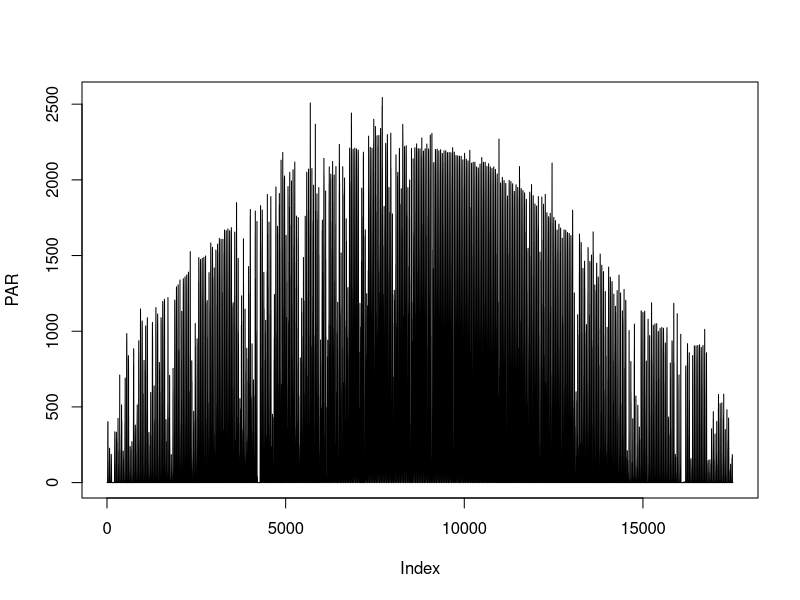
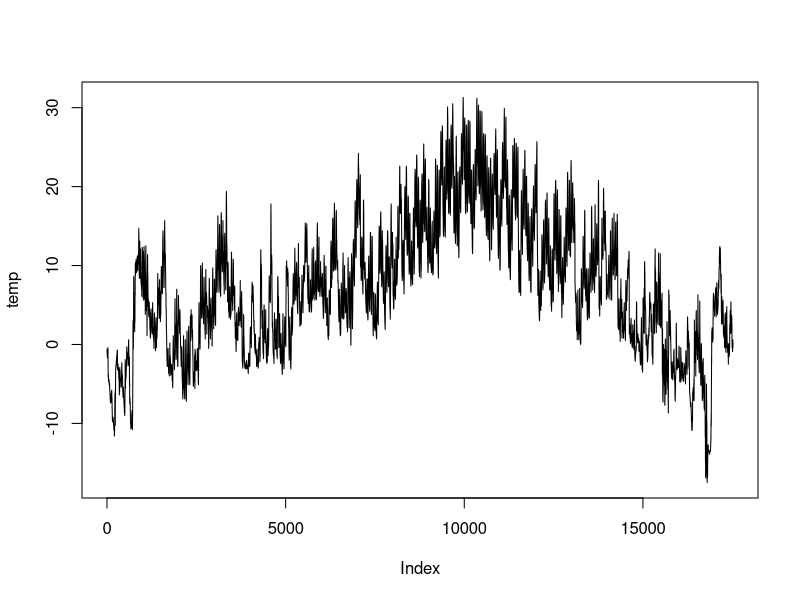
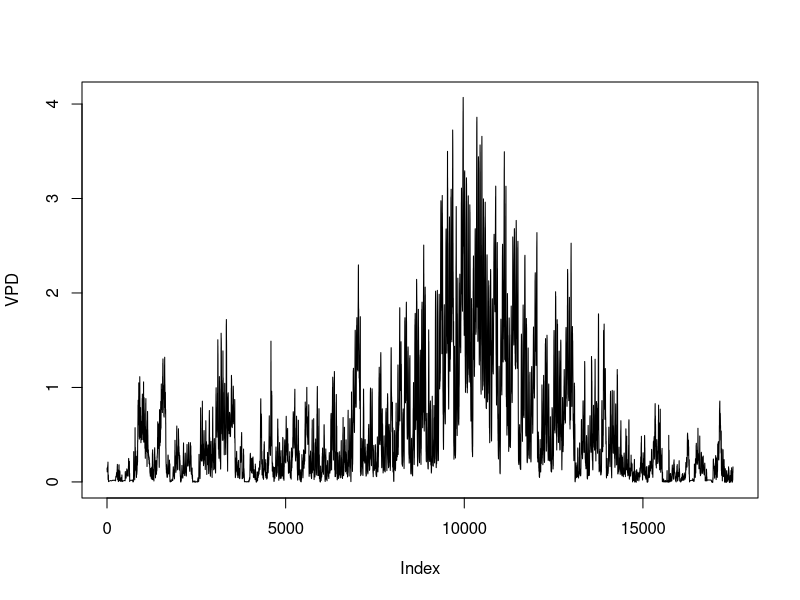
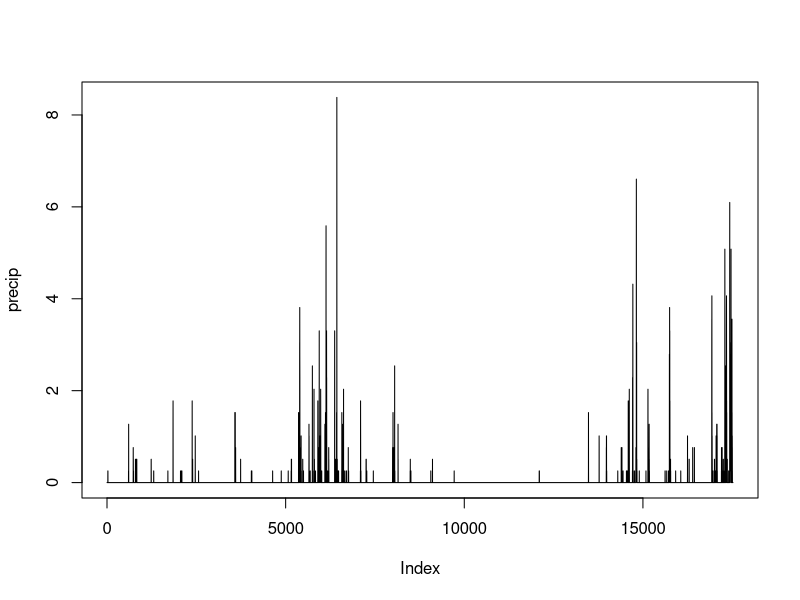

The R source for these figures, in order:
# Original implementation of SEM by Dietz and Matthes see 
# https://raw.githubusercontent.com/mdietze/PestED/master/PestEcosysDemo.R


## convert umol/m2/sec -> Mg/ha/sec
k = 1e-6*12*1e-6*10000 #mol/umol*gC/mol*Mg/g*m2/ha
ktree = 1e-6*12*1e-3   #mol/umol*gC/mol*kg/g -> kg/m2/sec
kH2O = 1e-6*18*10^-6 #mol/umol*gH2O/mol*m/g
P = 101.325 ## average atm pressure (kPa)

##' Simple Ecosystem Model
##' @param X = [leaf,wood,root,storage,som,SoilWater,stem density]
##' @param params
##' @param timestep is in seconds, defaults to 30 min
##' @param inputs: PAR, temp, VPD
##' @param pest [phloem, xylem, leaf, root, stem]
##' @author Michael C, Dietze <dietze@bu.edu>
##' @return X 
SEM <- function(X,params,inputs,pest=c(0,0,0,1,0),timestep=1800){ 
  ## pest impacts:
  ## phloem feaders: % tax flux of carbon out of (GPP-Rl) and into Bstore
  ## xylem disrupters (bark beetle, canker, wilt, girdling): % decrease water supply 
  ## defoliators: % foliage removed
  ## root rot: factor accelleration of root turnover
  ## stem rot: increase in background mortality
  
  ### Hydrology ###
  
  ## evaporation (patch)
  EVAP = min(X[6]/timestep, 1.15*params$gevap*(0.622*inputs$VPD/P)/1000)  ##Bonan Eqn 13.10: rate = m/s
  ## 1.15 kg/m3 = rho = density of air
  ## 1000 at end converts kg/m2/s to m/s
  ##**** CHECK UNITS (want m/s)
  X[6] = X[6] + inputs$precip/1000 - EVAP*timestep
  
  ## plant available water (trapazoidal response) (patch)
  paw = ifelse(X[6]>params$Wthresh,X[6]-0.5*params$Wthresh,
               0.5*X[6]*X[6]/params$Wthresh)
  supply = (1-pest[2])*params$Kroot*X[3]*paw*X[7] ## potential rate of water uptake, umol/m2Ground/s
  
  ### turnover (tree)  ###
  leafLitter = X[1]*min(1,params$leafLitter+pest[3])
  CWD        = X[2]*params$CWD
  rootLitter = X[3]*pest[4]*params$rootLitter
  X[1] = X[1] - leafLitter
  X[2] = X[2] - CWD
  X[3] = X[3] - rootLitter
  
  
  ## Leaf Respiration (m2 leaf)
  Rleaf = arrhenius(params$Rleaf,inputs$temp)   # umol/m2/sec
  
  ## LAI & Canopy Optics (patch)
  LAI = X[1]*params$SLA*(X[7]/10000)  ## m2/m2
  PARmid = (1-0.5* exp(-0.5*LAI))*inputs$PAR  ## estimate mid-canopy PAR,  umol/m2/sec
  
  ## photosynthesis & Transpiration (plot)
  Ags = c(0,0)
  if(inputs$PAR>1e-20){
    Ags = solve.FVcB(arrhenius(params$Vcmax,inputs$temp),
                     arrhenius(params$Jmax,inputs$temp),
                     Rleaf,
                     42.75*exp(37830*(inputs$temp+273.15 - 298)/(298*R*(inputs$temp+273.15))), ## Gamma star
                     params$alpha, ## quantum yield
                     params$m,     ## stomatal slope
                     params$g0,    ## cuticular conductance
                     inputs$VPD,
                     PARmid)
    print("Ags")
    print(Ags)
    demand = max(Ags[2]*0.622*inputs$VPD/P*LAI*1e6,1e-10)     ## transpiration without water limitation, umol/m2/s
    fopen = max(0,min(1,supply/demand))
    GPP = (Ags[1]+Rleaf)*fopen*LAI               # umol/m2/sec
    TRANSP = demand*fopen                        # umol/m2/sec
    X[6] = X[6] - TRANSP*timestep*kH2O
  } else {
    fopen = GPP = TRANSP = 0
  }
  
  ### allocation rules:
  #  1 - carbon is only available once it's in the phloem
  #  2 - maintainence respiration
  #  3 - minimum storage: maintain enough C for n days of Rm
  #  4 - minimum leaf & root
  #      roots:leaves constant (such that for climatic mean Waterbalance, maintain E[supply/demand]~1)
  #      but if stressed, allowed to loose leaves
  #  5 - storage: maintain a proportion of potential Bleaf
  #  6 - allometric maximum leaf & root
  #  7 - stem growth
  
  ###### respiration & allocation ########
  
  ## maintainence respiration (priority #2) (umol/s/tree)
  GPP = GPP*10000/X[7]
  Rleaf = Rleaf*LAI*10000/X[7]
  Rstem = X[2]*arrhenius(params$Rstem,inputs$temp)
  Rroot = X[3]*arrhenius(params$Rroot,inputs$temp)
  Rg = 0  ## growth respiration: kg per plant per timestep
  
  ## update storage for priorities 1 & 2 (kg/tree) 
  X[4] = X[4] + ((1-pest[1])*(GPP - Rleaf) - Rstem - Rroot)*ktree*timestep
  
  ## calculate allometric potentials
  DBH = (X[2]/params$allomB0)^(1/params$allomB1)  ## infer DBH from woody biomas
  Lmax = params$allomL0*DBH^params$allomL1        ## set maximum leaf biomass from DBH
  Lmin = params$Lmin*Lmax                         ## set minimum leaf and root biomass as a fraction of maximum
  Rmin = Lmin*params$q
  Smin = (Rleaf*LAI*10000/X[7]+Rstem+Rroot)*ktree*86400*params$StoreMinDay  ## set minimum storage based on the number of days the plant could survive
  Smax = params$Smax*Lmax                         ## Set maximum storage biomas as a multiplier to maximum leaf biomass (similar to Fisher et al 2010)
  
  ## priority 3: only allocate if store above minimum  
  if(X[4] > Smin){
    
    leafGrowMax = Lmax*params$Kleaf*2^(inputs$temp/10)  #thermal limit to growth
    
    ## priority #4 mimimum leaf and root
    if(X[1] < Lmin){
      leafAlloc = max(min(Lmin - X[1],(X[4]-Smin)/(1+params$Rg),leafGrowMax),0)  #demand,supply
      X[1] = X[1] + leafAlloc
      X[4] = X[4] - leafAlloc*(1+params$Rg)
      Rg   = Rg   + leafAlloc*params$Rg
    }
    if(X[3] < Rmin){
      rootAlloc = max(min(Lmin - X[1],(X[4]-Smin)/(1+params$Rg)),0)
      X[3] = X[3] + rootAlloc
      X[4] = X[4] - rootAlloc*(1+params$Rg)
      Rg   = Rg   + rootAlloc*params$Rg
    }
    
    ## priority #5, maximum storage
    if(X[4] > Smax){
      
      ## priority #6: Leaf and stem growth
      if(X[1] < Lmax | X[3] < Lmax*params$q){
        leafDemand = Lmax - X[1]
        rootDemand = Lmax*params$q - X[3]
        storeSupply = (X[4]-Smax)/(1+params$Rg)
        falloc = min(1,max(0,storeSupply/(leafDemand+rootDemand)))
        leafAlloc = leafDemand*falloc
        rootAlloc = rootDemand*falloc
        X[1] = X[1] + leafAlloc
        X[3] = X[3] + rootAlloc
        X[4] = X[4] - (leafAlloc+rootAlloc)*(1+params$Rg)
        Rg = Rg + (leafAlloc+rootAlloc)*params$Rg
      }
      
      ## priority #7: Growth & reproduction
      if(X[4] > Smax){
        growAlloc  = (X[4]-Smax)/(1+params$Rg)
        reproAlloc = growAlloc*params$Rfrac
        stemAlloc = growAlloc-reproAlloc
        X[2] = X[2] + stemAlloc
        X[4] = X[4] - growAlloc*(1+params$Rg)
        X[5] = X[5] + reproAlloc*params$SeedlingMort  ## bulk of reproductive allocation dies
        X[7] = X[7] + reproAlloc*(1-params$SeedlingMort)*X[7]/sum(X[1:4]) ## naive reproduction (new trees enter as adults)
        Rg = Rg + growAlloc*params$Rg
      }
      
    }  ## end Store > Smax
    
  } ## end Store > Smin
  
  ## mortality
  if(X[4] <= params$NSCthreshold*Smax){
    X[7] = 0
  } else {
    mortRate = (pest[5]+params$mort1*exp(-params$mort2*X[4]/Smax))*timestep/86400/365
    X[5] = X[5] + X[7]*mortRate*sum(X[1:4])/1000 ## dead trees go to SOM  
    X[7] = X[7]*(1-mortRate)  ## reduce density but not per-tree pools
  }
  
  ## soil respiration
  Rh = min(params$Rbasal*X[5]*params$Q10^(inputs$temp/10),X[5]/(k*timestep)) ## min ensures SOM never goes negative
  X[5] = X[5] - Rh*k*timestep
  
  return(c(X,GPP,fopen,Rleaf,Rstem+Rroot,Rg/ktree/timestep))
  #  return(data.frame(X1=Xnew[,1],X2=Xnew[,2],X3=Xnew[,3],LAI,NEP=GPP-alloc[,1]-Rh,GPP,
  #                    Ra=alloc[,1],NPPw=alloc[,2],NPPl=alloc[,3],Rh,litter,CWD))
}

## Farquhar-Ball Berry Optimization Functions
farquhar = function(Ci,Fparams,I){
  a = 0.9 ## curvature parameter
  b = -(Fparams[5]*I+Fparams[2])
  c = Fparams[5]*I*Fparams[2]
  J = (-b-sqrt(b^2-4*a*c))/(2*a)
  aJ <- J*(Ci-Fparams[4])/(4*Ci+8*Fparams[4])    ## electron transport limited without covariates
  aC <- Fparams[1]*(Ci-Fparams[4])/(Ci+Km)  
  min(aJ,aC) - Fparams[3]
}

ballberry = function(input,BBparams,Fparams,obs){
  ## is actually the Medlyn et al 2011 model
  Ci <- obs[1] - 1.6*input[1]/input[2]
  e1 <- (farquhar(Ci,Fparams,obs[3]) - input[1])
  #  e2 <- (BBparams[1] + (1+BBparams[2]/sqrt(obs[2]))*input[1]/obs[1] - input[2])*100
  e2 <- (BBparams[1] + BBparams[2]*input[1]/((obs[1]-Fparams[4])*(1+obs[2])) - input[2])*100  
  return(e1^2 + e2^2)
}

solve.FVcB = function(Vcmax, Jmax, Rleaf, Gstar, alpha, m, g0, VPD, PAR){
  Ca = 400
  #print("--solve.FVcB--")
  out <- optim(c(15, 0.1),			# solve simultaneously for An.pred and gs.pred
               ballberry,
               BBparams = c(g0,m),	        # Ballberry params                                                                                                                                                                                                                                                                                                            
               Fparams = c(Vcmax,Jmax,Rleaf,Gstar,alpha),	# Farquhar params
               obs = c(Ca, VPD, PAR))  			# data
  # print("out: ")
  # print(out)
  if(out$par[2]>=0){
    return(out$par)
  } else { return(c(0,0))}
}

arrhenius <- function(observed.value, new.temp, old.temp = 25){
  return(observed.value / exp (3000 * ( 1 / (273.15 + new.temp) - 1 / (273.15 + old.temp))))
}

### paramters
Gstar<- 0.5
alpha <- 0.3
timestep = 1800 #seconds
params = list()
## hydrology
params$gevap = 0.005  ## m2/s (Bonan p 201) [was 0.01, tuned]
params$Wthresh = 1
params$Kroot = 0.2  # umolH20*ha/(m3*kgRoot*s) -> uptake per kg root per m available water
## photosynthesis
R = 8.3144621 ## ideal gas constant in J/K/mol
Tleaf = 298
Kc = 404.9*exp(79430*(Tleaf - 298)/(298*R*Tleaf))
Ko = 278.4*exp(36380*(Tleaf - 298)/(298*R*Tleaf))
Km = Kc*(1+210/Ko)
params$SLA = 10
params$alpha = 0.8
params$Vcmax = 18
params$Jmax  = params$Vcmax*1.67
Rleaf <- 1
params$m     = 4
params$g0    = 0
##allometry
params$allomB0 = exp(-2.5355)/0.8  ## Jenkins 2004, Pine, adj for BGB
params$allomB1 = 2.4349
params$allomL0 = exp(-2.907)  ##Jenkins full database softwoods, Table 3
params$allomL1 = 1.674
## plant respiration
params$Rleaf = 0.04*params$Vcmax
params$Rroot = 1.2
params$Rstem = 0.05
params$Rg    = 0.33
## soil respiration
params$Q10 = 2
params$Rbasal = 0.2/(params$Q10^2.5) #umol/m2/sec per Mg/ha of SOM
## turnover
params$leafLitter = 0.33/365/86400*timestep
params$CWD = 0.0001/365/86400*timestep
params$rootLitter = 1.0/365/86400*timestep
## mortality
params$mort1 = 1
params$mort2 = 5
params$NSCthreshold = 0.01
## NSC Allocation
params$Lmin = 0.75
params$q    = 1
params$StoreMinDay = 2
params$Smax = 1
params$Rfrac = 0.2
params$SeedlingMort = 0.99
params$Kleaf = (1/21/48)/2^2.5  ## assumes it takes 21 days to regrow at 25C

## initialize state variables
DBH = 10
X = rep(1,7)
X[1] = X[3] = X[4] = params$allomL0*DBH^params$allomL1 
X[2] = params$allomB0*DBH^params$allomB1 
X[5] = 10
X[7] = 700


if(!exists('inputs')){
  library(ncdf4)
  met = nc_open("data-raw/met_data.nc")
  PAR = ncvar_get(met,"PAR")
  for(i in which(PAR < -10)){PAR[i]=PAR[i-1]} ##uber-naive gapfilling
  temp = ncvar_get(met,"TA")
  VPD  = ncvar_get(met,"VPD")
  precip = ncvar_get(met,"PREC")
  time = ncvar_get(met,"DOY")
  nc_close(met)
  plot(PAR,type='l')
  plot(temp,type='l')
  plot(VPD,type='l')  
  plot(precip,type='l')  
  inputs = data.frame(PAR=PAR,temp=temp,VPD=VPD,precip=precip)    
}

varnames <- c("Bleaf","Bwood","Broot","Bstore","BSOM","Water","density","GPP","fopen","Rleaf","RstemRroot","Rgrow")
units <- c("kg/plant","kg/plant","kg/plant","kg/plant","Mg/ha","m","stems/ha")

iterate.SEM <- function(pest,t.start = 7000,years = 1){
  
  pest.orig = pest
  pest = c(0,0,0,1,0)
  nt = length(time)*years
  output = array(NA,c(nt,12))
  for(t in 1:nt){
    ## turn pests on/off
    if(t %in% t.start){
      pest = pest.orig
    } else {
      pest[3]=0  ## defoliation turned off
    }  
    
    ti = (t-1) %% nrow(inputs) + 1  ## indexing to allow met to loop
    output[t,]=SEM(X,params,inputs[ti,],pest)
    X = output[t,1:7]
    if((t %% (48*7)) == 0) print(t/48) ## day counter
    if(X[7] == 0) break
  }
  
  colnames(output) = varnames
  return(output)
  
} # end iterate.SEM

# Save output as comparison data
default = iterate.SEM(c(0,0,0,1,0))
write.csv("tests/testthat/DM_old_new.csv", row.names = FALSE)
